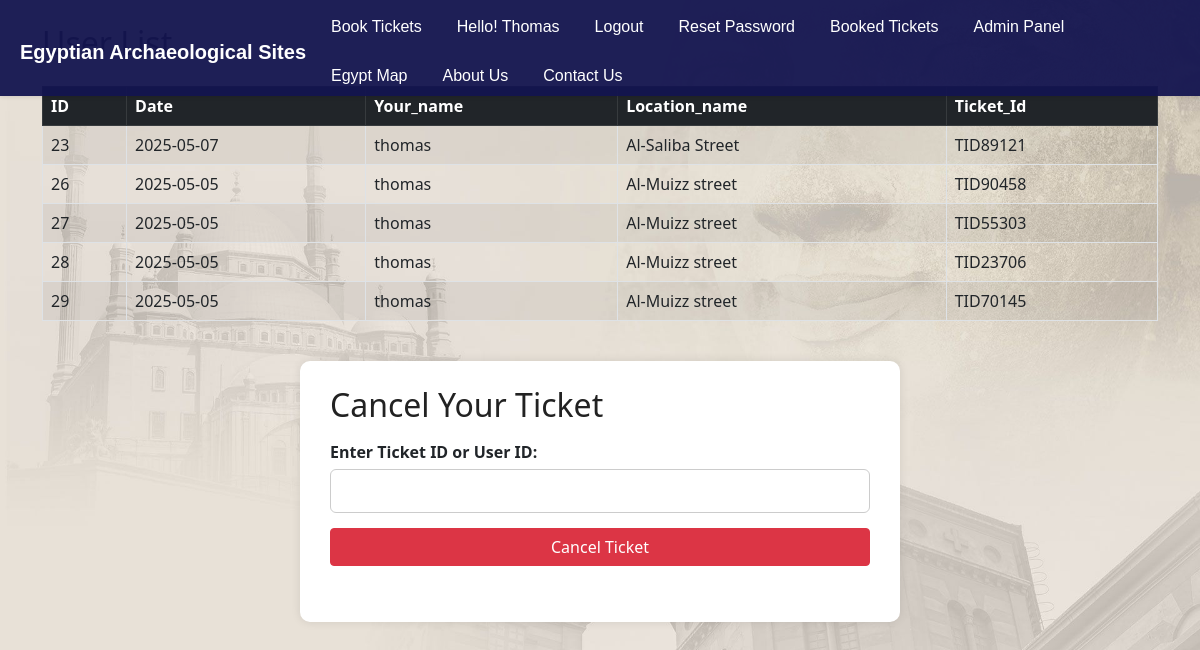
The page /booked.php (signed in) on the database its author committed.
### tables this page shows
CREATE TABLE `tickets` (
  `ID` int NOT NULL AUTO_INCREMENT,
  `Date` date NOT NULL,
  `user_id` int NOT NULL,
  `location_id` int NOT NULL,
  `ticketid` varchar(255) DEFAULT NULL,
  `quantity` int DEFAULT NULL,
  PRIMARY KEY (`ID`),
  KEY `user_id` (`user_id`),
  KEY `tickets_ibfk_1` (`location_id`),
  CONSTRAINT `tickets_ibfk_1` FOREIGN KEY (`location_id`) REFERENCES `locations` (`location_id`)
);

CREATE TABLE `users` (
  `first_name` varchar(100) NOT NULL,
  `last_name` varchar(100) NOT NULL,
  `email` varchar(50) NOT NULL,
  `password` varchar(255) NOT NULL,
  `ID` bigint NOT NULL,
  `rule` tinyint(1) NOT NULL DEFAULT '0',
  PRIMARY KEY (`ID`)
);

CREATE TABLE `locations` (
  `location_id` int NOT NULL AUTO_INCREMENT,
  `location_name` varchar(50) NOT NULL,
  PRIMARY KEY (`location_id`)
);

### Database/conn.php (called while the page is built)
<?php
require_once 'crud.php';
    $host = 'localhost';
    $db = 'arch-egypt';
    $user = 'root';
    $pass = 'root';
    $charset = 'utf8';
    $dsn = "mysql:host=$host;dbname=$db;charset=$charset";
    try {
        $pdo = new PDO($dsn, $user, $pass);
    } catch (PDOException $th) {
        throw new PDOException($th->getMessage(), (int)$th->getCode());
    }
    $crud = new crud($pdo);
?>

### Database/crud.php (called while the page is built, shortened)
<?php
class crud
{
    private $db;
    function __construct($conn)
    {
        $this->db = $conn;
    }
    public function getticketbyuserid($id)
    {
        $sql = " SELECT
            t.ID, t.Date, t.ticketid, u.first_name, l.location_name FROM tickets t
        JOIN users u ON t.user_id = u.id
        JOIN locations l ON t.location_id = l.location_id
        WHERE t.user_id = :id";
        $stmt = $this->db->prepare($sql);
        $stmt->bindParam(':id', $id);
        $stmt->execute();
        return $stmt;
    }
}

### booked.php (the view, shortened to what this page needs)
<link href="https://cdn.jsdelivr.net/npm/bootstrap@5.0.2/dist/css/bootstrap.min.css" rel="stylesheet">
<?php
require_once 'Database/conn.php';
require_once 'include/header.php';
$id = $_SESSION['id'];
?>
<div class="container mt-4">
    <h2 class="mb-4">User List</h2>
    <table class="table table-bordered table-striped">
        <thead class="table-dark">
            <tr>
                <th>ID</th>
                <th>Date</th>
                <th>Your_name</th>
                <th>Location_name</th>
                <th>Ticket_Id</th>
            </tr>
        </thead>
        <tbody>
            <?php
         $stmt = $crud->getticketbyuserid($id);
            if ($stmt) {
                while ($row = $stmt->fetch(PDO::FETCH_ASSOC)): ?>
                    <tr>
                        <td><?= htmlspecialchars($row['ID']) ?></td>
                        <td><?= htmlspecialchars($row['Date']) ?></td>
                        <td><?= htmlspecialchars($row['first_name']) ?></td>
                        <td><?= htmlspecialchars($row['location_name']) ?></td>
                        <td><?= htmlspecialchars($row['ticketid']) ?></td>
                    </tr>
            <?php endwhile;
            } else {
                echo "Error retrieving users.";
            }
            ?>
        </tbody>
    </table>
<div class="cancel-section" style="margin-top: 40px;">
    <h2>Cancel Your Ticket</h2>
    <form method="post" action="<?php echo htmlentities($_SERVER['PHP_SELF']); ?>">
        <label for="cancelId">Enter Ticket ID or User ID:</label>
        <input type="text" id="cancelId" name="cancel" required>
        <input type="submit" value="Cancel Ticket" class="btn btn-danger">
    </form>
    </div>

### booked.php (style rules this page uses)
body { background-image: url('background.jpg'); background-size: cover; background-position: center; background-repeat: no-repeat; background-attachment: fixed; margin: 0; padding: 0; min-height: 100vh; padding-bottom: 60px; }
.reservation-section, .cancel-section, .ticket-display { max-width: 600px; margin: 50px auto; background-color: #ffffff; padding: 25px 30px; border-radius: 10px; box-shadow: 0 0 10px rgba(0, 0, 0, 0.1); }
h2, h3 { margin-bottom: 15px; color: #222; }
form label { display: block; margin-bottom: 5px; font-weight: 600; }
form input, form select { width: 100%; padding: 10px; margin-bottom: 15px; border-radius: 6px; border: 1px solid #ccc; font-size: 15px; }

### rows shown on the page
tickets: ID "23", Date "2025-05-07", user.first_name "thomas", location.location_name "Al-Saliba Street", ticketid "TID89121"
tickets: ID "26", Date "2025-05-05", user.first_name "thomas", location.location_name "Al-Muizz street", ticketid "TID90458"
tickets: ID "27", Date "2025-05-05", user.first_name "thomas", location.location_name "Al-Muizz street", ticketid "TID55303"
tickets: ID "28", Date "2025-05-05", user.first_name "thomas", location.location_name "Al-Muizz street", ticketid "TID23706"
tickets: ID "29", Date "2025-05-05", user.first_name "thomas", location.location_name "Al-Muizz street", ticketid "TID70145"

### other values the page prints
$_SESSION['fname'] "Thomas"
